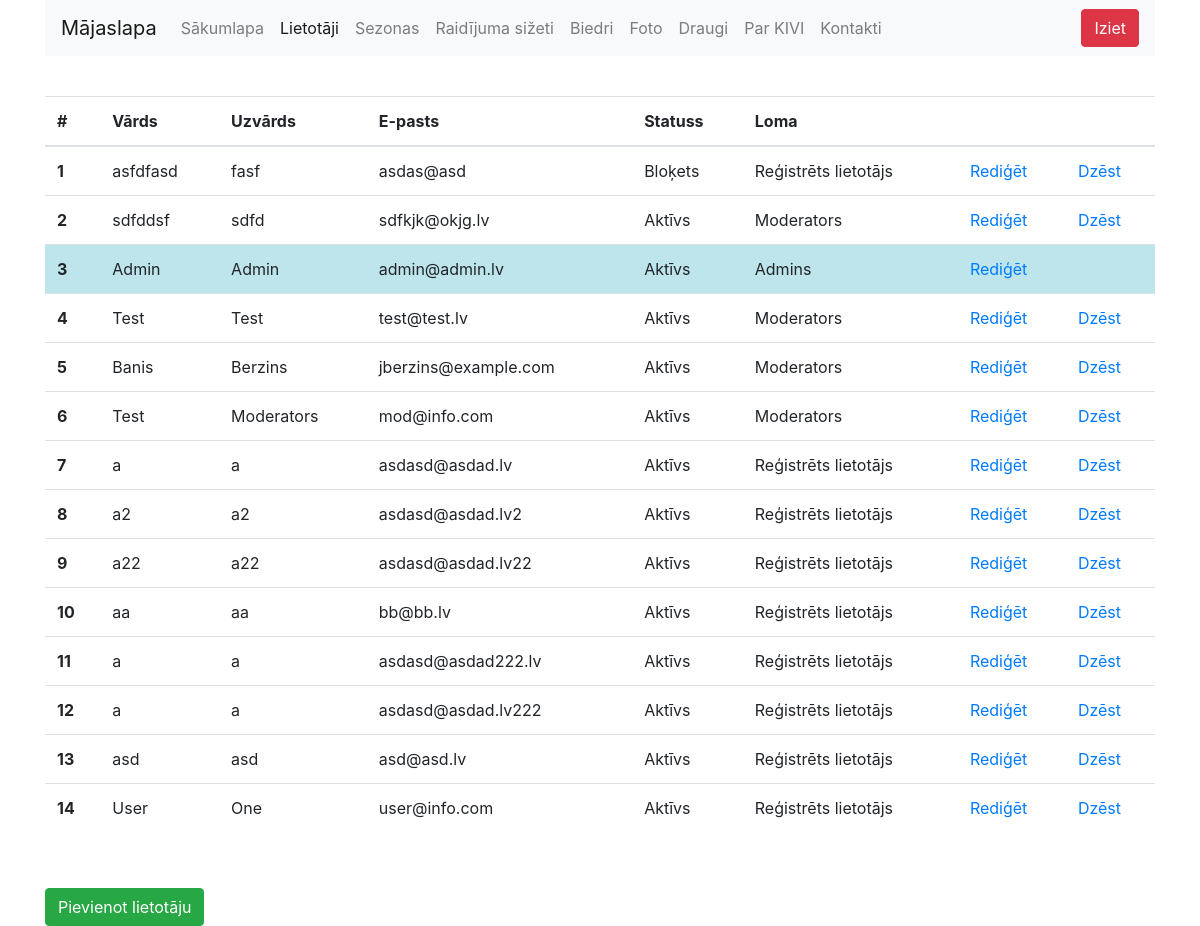
Screenshot of /admin?c=users (signed in) with the database file from the repository.
### tables this page shows
CREATE TABLE `users` (
  `ID` int(10) UNSIGNED NOT NULL,
  `name` varchar(255) NOT NULL,
  `surname` varchar(255) NOT NULL,
  `email` varchar(255) NOT NULL,
  `password` varchar(255) NOT NULL,
  `status` int(10) UNSIGNED NOT NULL,
  `role` int(10) UNSIGNED NOT NULL
);

### admin/Controllers/users.php (called while the page is built, shortened)
<?php
	require_once( $_SERVER['DOCUMENT_ROOT'].'/admin/Models/users.php' );
	$users = getAllUsers($is_login);
  $statuses = array( 0 => 'Bloķets', 1 => 'Aktīvs' );
  $roles = array( 1 => 'Reģistrēts lietotājs', 2 => 'Moderators', 3 => 'Admins' );
	require_once( $_SERVER['DOCUMENT_ROOT'].'/admin/Views/users.tpl.php' );
	$body = ob_get_clean();
	$cur_manu_id = 'users';
	require_once( $_SERVER['DOCUMENT_ROOT'].'/admin/Views/blank.tpl.php' );
?>

### admin/index.php (called while the page is built, shortened)
<?php
	require_once( $_SERVER['DOCUMENT_ROOT'].'/funkc.php' );
  $is_login = checkLogin();
  $login_user_role = getLoggedInRole();
	$default_controller = 'Controllers/main.php';
	function getController($cid){
		if( file_exists('Controllers/'.$cid.'.php') ){
			return 'Controllers/'.$cid.'.php';
		}else{
			global $default_controller;
			return  $default_controller;
		}
	}
	if( isset($_GET['c']) && !empty($_GET['c']) ){
		$controller = getController( trim($_GET['c']) );
	}else{
		$controller = $default_controller;
	}
	require_once($controller);
?>

### admin/Models/users.php (called while the page is built, shortened)
<?php
	function getAllUsers($cur_id){
		$dbh = getDBConnection();
		$stmt = $dbh->prepare("SELECT users.ID AS ID, users.name, users.surname, users.email, users.status, users.role FROM users");
    $stmt->execute();
		$users = $stmt->fetchAll();
		return $users;
	}
?>

### funkc.php (called while the page is built, shortened)
<?php
	function getLoggedInRole(){
		$dbh = getDBConnection();
		$stmt = $dbh->prepare("SELECT role FROM users WHERE ID = :id LIMIT 1");
		$stmt->execute( ['id' => $_SESSION['login_id'] ] );
		$user = $stmt->fetch();
		return $user['role'];
	}
	function checkLogin(){
		if( isset($_SESSION['login_id']) && !empty($_SESSION['login_id']) ){
			return $_SESSION['login_id'];
		}else{
			return false;
		}
	}
?>

### admin/Views/users.tpl.php (the view, shortened to what this page needs)
<div class="row users-type">
  <div class="col-12">
    <p>&nbsp;</p>
  	<table class="table table-hover">
      <thead>
        <tr>
          <th scope="col">#</th>
          <th scope="col">Vārds</th>
          <th scope="col">Uzvārds</th>
          <th scope="col">E-pasts</th>
          <th scope="col">Statuss</th>
          <th scope="col">Loma</th>
          <th scope="col"></th>
          <th scope="col"></th>
        </tr>
      </thead>
      <tbody>
        <?php $i = 1; ?>
        <?php foreach($users as $user): ?>
          <tr class="<?php echo ($user['ID'] ==  $is_login ? 'table-info' : '') ?>">
            <th scope="row"><?php echo $i; ?></th>
            <td><?php echo $user['name']; ?></td>
            <td><?php echo $user['surname']; ?></td>
            <td><?php echo $user['email']; ?></td>
            <td><?php echo $statuses[$user['status']]; ?></td>
            <td><?php echo $roles[$user['role']]; ?></td>
            <td><a href="/admin?c=useredit&id=<?php echo $user['ID']; ?>">Rediģēt</a></td>
            <td>
              <?php if($user['ID'] !=  $is_login): ?>
                <a href="/admin?c=userdel&id=<?php echo $user['ID']; ?>">Dzēst</a>
              <?php endif; ?>
            </td>
          </tr>
        <?php $i++; ?>
        <?php endforeach; ?>
      </tbody>
    </table>
    <p>&nbsp;</p>
    <a href="/admin?c=useradd"><button type="button" class="btn btn-success">Pievienot lietotāju</button></a>
	</div>
</div>

### admin/Views/blank.tpl.php (shortened to what this page needs)
<!doctype html>
<html lang="lv">
<head>
  <link rel="stylesheet" href="lib/bootstrap/css/bootstrap.min.css">
</head>
<body>
  <div class="container">
    <div class="row navigation-top">
      <div class="col-12">
        <nav class="navbar navbar-expand-lg navbar-light bg-light">
          <a class="navbar-brand" href="/">Mājaslapa</a>
          <div class="collapse navbar-collapse" id="navbarSupportedContent">
            <ul class="navbar-nav mr-auto">
              <li class="nav-item <?php echo ($cur_manu_id == 'main' ? 'active' : '') ?>">
                <a class="nav-link" href="/admin?c=main">Sākumlapa</a>
              </li>
              <?php if($login_user_role == 3 ): ?>
                <li class="nav-item <?php echo ($cur_manu_id == 'users' ? 'active' : '') ?>">
                  <a class="nav-link" href="/admin?c=users">Lietotāji</a>
                </li>
              <?php endif; ?>
              <?php if($login_user_role == 3 ): ?>
                <li class="nav-item <?php echo ($cur_manu_id == 'seasons' ? 'active' : '') ?>">
                  <a class="nav-link" href="/admin?c=seasons">Sezonas</a>
                </li>
              <?php endif; ?>
              <?php if($login_user_role == 3 || $login_user_role == 2 ): ?>
                <li class="nav-item <?php echo ($cur_manu_id == 'scenes' ? 'active' : '') ?>">
                  <a class="nav-link" href="/admin?c=scenes">Raidījuma sižeti</a>
                </li>
              <?php endif; ?>
              <?php if($login_user_role == 3 ): ?>
                <li class="nav-item <?php echo ($cur_manu_id == 'members' ? 'active' : '') ?>">
                  <a class="nav-link" href="/admin?c=members">Biedri</a>
                </li>
              <?php endif; ?>
              <?php if($login_user_role == 3 || $login_user_role == 2 ): ?>
                <li class="nav-item <?php echo ($cur_manu_id == 'gallery' ? 'active' : '') ?>">
                  <a class="nav-link" href="/admin?c=gallery">Foto</a>
                </li>
              <?php endif; ?>
              <?php if($login_user_role == 3 ): ?>
                <li class="nav-item <?php echo ($cur_manu_id == 'friends' ? 'active' : '') ?>">
                  <a class="nav-link" href="/admin?c=friends">Draugi</a>
                </li>
              <?php endif; ?>
              <?php if($login_user_role == 3 ): ?>
                <li class="nav-item <?php echo ($cur_manu_id == 'about' ? 'active' : '') ?>">
                  <a class="nav-link" href="/admin?c=about">Par KIVI</a>
                </li>
              <?php endif; ?>
              <?php if($login_user_role == 3 ): ?>
                <li class="nav-item <?php echo ($cur_manu_id == 'contacts' ? 'active' : '') ?>">
                  <a class="nav-link" href="/admin?c=contacts">Kontakti</a>
                </li>
              <?php endif; ?>
            </ul>
            <a href="/admin?c=logout"><button type="button" class="btn btn-danger">Iziet</button></a>
          </div>
        </nav>
      </div>
    </div>
    <?php echo $body; ?>
  </div>
</body>
</html>

### rows the page displays
users: name "asfdfasd", surname "fasf", email "asdas@asd", status "Bloķets", role "Reģistrēts lietotājs"
users: name "sdfddsf", surname "sdfd", email "sdfkjk@okjg.lv", status "Aktīvs", role "Moderators"
users: name "Admin", surname "Admin", email "admin@admin.lv", status "Aktīvs", role "Admins"
users: name "Test", surname "Test", email "test@test.lv", status "Aktīvs", role "Moderators"
users: name "Banis", surname "Berzins", email "jberzins@example.com", status "Aktīvs", role "Moderators"
users: name "Test", surname "Moderators", email "mod@info.com", status "Aktīvs", role "Moderators"
users: name "a", surname "a", email "asdasd@asdad.lv", status "Aktīvs", role "Reģistrēts lietotājs"
users: name "a2", surname "a2", email "asdasd@asdad.lv2", status "Aktīvs", role "Reģistrēts lietotājs"
users: name "a22", surname "a22", email "asdasd@asdad.lv22", status "Aktīvs", role "Reģistrēts lietotājs"
users: name "aa", surname "aa", email "bb@bb.lv", status "Aktīvs", role "Reģistrēts lietotājs"
users: name "a", surname "a", email "asdasd@asdad222.lv", status "Aktīvs", role "Reģistrēts lietotājs"
users: name "a", surname "a", email "asdasd@asdad.lv222", status "Aktīvs", role "Reģistrēts lietotājs"
users: name "asd", surname "asd", email "asd@asd.lv", status "Aktīvs", role "Reģistrēts lietotājs"
users: name "User", surname "One", email "user@info.com", status "Aktīvs", role "Reģistrēts lietotājs"
